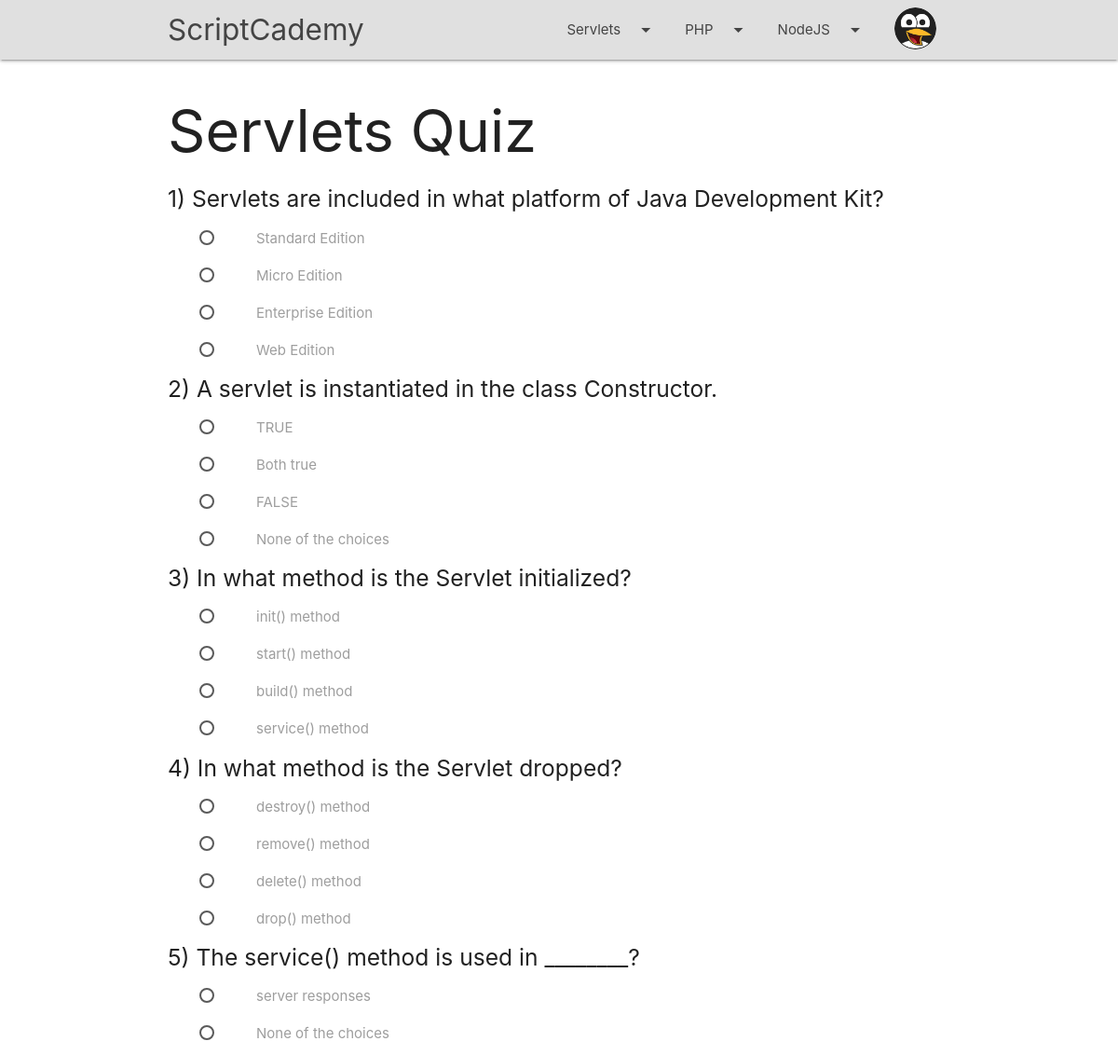
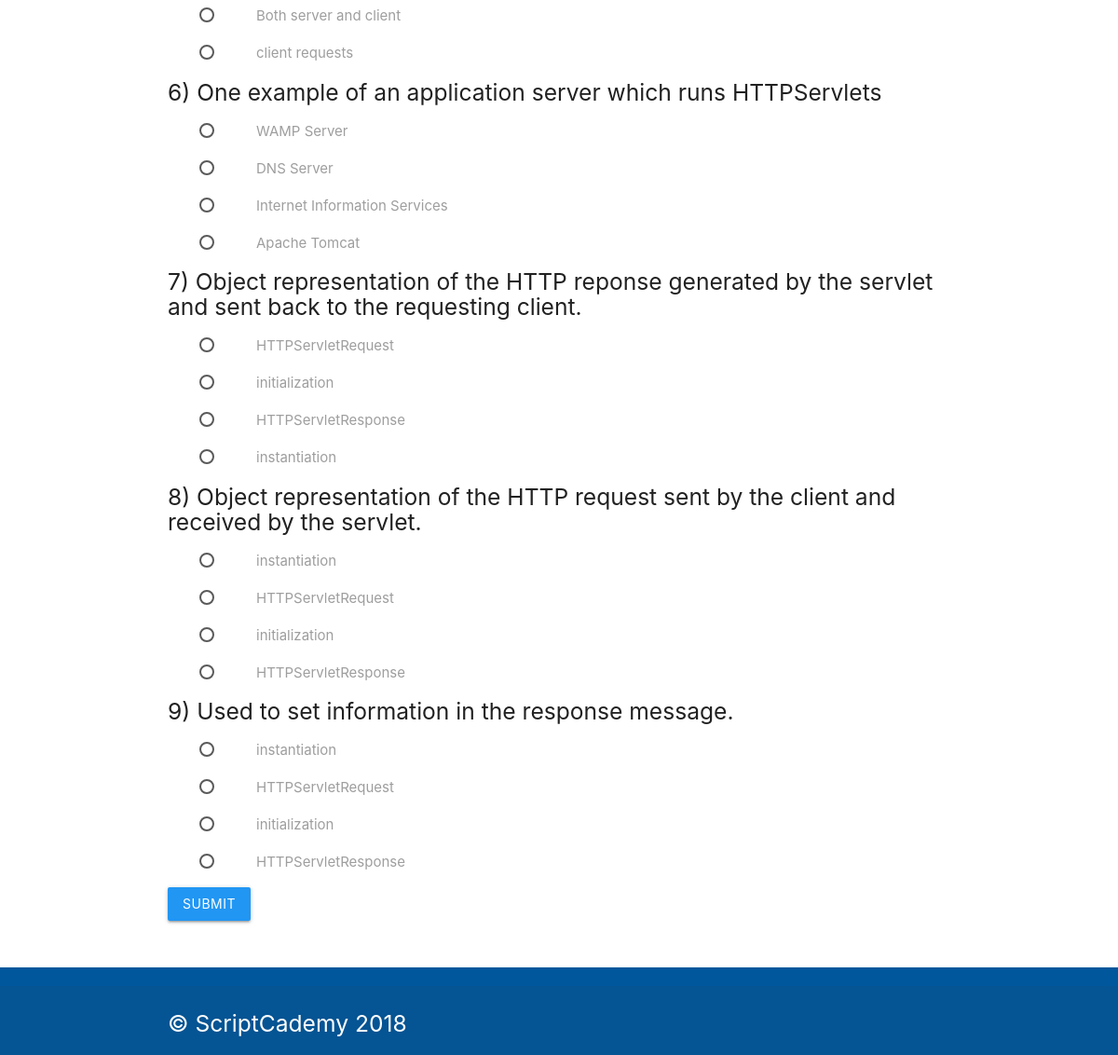
/ScriptCademy_PHP/links/quiz?quiz=Servlets (signed in), run on the app's committed database (2 pictures, top to bottom).
### tables this page shows
CREATE TABLE `questions` (
  `q_id` int(11) NOT NULL AUTO_INCREMENT,
  `topic` varchar(45) NOT NULL,
  `question` varchar(200) NOT NULL,
  `choice1` varchar(45) DEFAULT 'null',
  `choice2` varchar(45) DEFAULT 'null',
  `choice3` varchar(45) DEFAULT 'null',
  `choice4` varchar(45) DEFAULT 'null',
  `answer` varchar(45) NOT NULL,
  PRIMARY KEY (`q_id`),
  UNIQUE KEY `q_id_UNIQUE` (`q_id`)
);

### ScriptCademy_PHP/links/quiz.php (the view, shortened to what this page needs)
<?php
include("../pagefragments/header.php");
?>
<div class="navbar-fixed">
    <nav class="grey lighten-2" role="navigation">
        <div class="nav-wrapper container">
            <a href="../index.php" class="brand-logo">ScriptCademy</a>
            <ul class="right hide-on-med-and-down">
                <li><a class="dropdown-trigger" href="#!" data-target="java">Servlets<i class="material-icons right">arrow_drop_down</i></a></li>
                <li><a class="dropdown-trigger" href="#!" data-target="php">PHP<i class="material-icons right">arrow_drop_down</i></a></li>
                <li><a class="dropdown-trigger" href="#!" data-target="node">NodeJS<i class="material-icons right">arrow_drop_down</i></a></li>
                <li><a class="dropdown-trigger" href="#!" data-target="acc"><img src="../img/avatar.png" alt="" class="circle avatar"></a></li>
            </ul>
        </div>
    </nav>
</div>
<div class="container">
    <div class="row">
        <?php
        if (isset($_GET['quiz'])) {
            $quiz = $_GET['quiz'];
        }
        echo '<h1>'.$quiz.' Quiz</h1>';
        include("../config/dbconnect.php");
        $qry = 'SELECT * from questions where topic="'.$quiz.'";';
        $result=mysqli_query($con,$qry);
        echo '<form action="quizresult.php" method="post">';
        $j = 1;
        while ($j < mysqli_num_rows($result)-1){
            while($row = mysqli_fetch_array($result)){
                $questions = range(0, 3);
                shuffle($questions);
                echo
                    '<div><h5>'.$j.') '.$row[2].'</h5></div>';
                for($i = 0; $i < 4; $i++){
                    echo '<p><label><input name="'.$j.'" type="radio" value="'.$row[$questions[$i]+3].'" required/> <span>'.$row[$questions[$i]+3].'</span></label></p>';
                }
                $j++;
            }
        }
        echo '
            <input class="radh" type="radio" name="quiz" value="'.$quiz.'" checked>
            <button class="btn waves-effect my-1 blue" type="submit">SUBMIT</button>
            </form>';
        ?>
    </div>
</div>

### ScriptCademy_PHP/css/style.css (style rules this page uses)
nav ul a, nav .brand-logo { color: #444; }
.avatar { width: 45px; margin-top:8px; }
.foot { margin-top: 20px; }
p { line-height: 2rem; }
footer.page-footer { margin-top: 50px !important; margin: 0; }
p { line-height: 1em; text-indent: 2em; }

### data on the page
questions: question "Servlets are included in what platform of Java Development Kit?", choice1 "Standard Edition", choice3 "Micro Edition", choice2 "Enterprise Edition", choice4 "Web Edition"
questions: question "A servlet is instantiated in the class Constructor.", choice1 "TRUE", choice4 "Both true", choice2 "FALSE", choice3 "None of the choices"
questions: question "In what method is the Servlet initialized?", choice2 "init() method", choice1 "start() method", choice3 "build() method", choice4 "service() method"
questions: question "In what method is the Servlet dropped?", choice1 "destroy() method", choice3 "remove() method", choice4 "delete() method", choice2 "drop() method"
questions: question "The service() method is used in ________?", choice2 "server responses", choice3 "None of the choices", choice4 "Both server and client", choice1 "client requests"
questions: question "One example of an application server which runs HTTPServlets", choice2 "WAMP Server", choice4 "DNS Server", choice1 "Internet Information Services", choice3 "Apache Tomcat"
questions: question "Object representation of the HTTP reponse generated by the servlet and sent back to the requesting client.", choice2 "HTTPServletRequest", choice3 "initialization", choice1 "HTTPServletResponse", choice4 "instantiation"
questions: question "Object representation of the HTTP request sent by the client and received by the servlet.", choice4 "instantiation", choice2 "HTTPServletRequest", choice3 "initialization", choice1 "HTTPServletResponse"
questions: question "Used to set information in the response message.", choice4 "instantiation", choice2 "HTTPServletRequest", choice3 "initialization", choice1 "HTTPServletResponse"

### other printed values
$quiz "Servlets"
